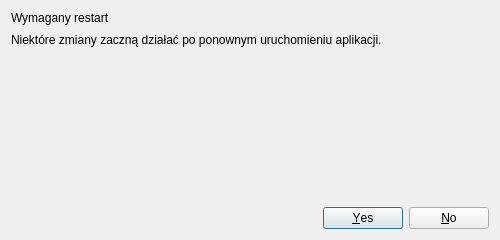
<?xml version="1.0" encoding="UTF-8"?>
<ui version="4.0">
 <class>RestartRequiredDialog</class>
 <widget class="QDialog" name="RestartRequiredDialog">
  <property name="geometry"><rect><x>0</x><y>0</y><width>500</width><height>240</height></rect></property>
  <property name="windowTitle"><string>PySkryptor</string></property>
  <layout class="QVBoxLayout" name="verticalLayout">
   <property name="spacing"><number>8</number></property>
   <item><widget class="QLabel" name="headerLabel"><property name="text"><string>Wymagany restart</string></property><property name="wordWrap"><bool>true</bool></property></widget></item>
   <item><widget class="QLabel" name="messageLabel"><property name="text"><string>Niektóre zmiany zaczną działać po ponownym uruchomieniu aplikacji.</string></property><property name="wordWrap"><bool>true</bool></property></widget></item>
   <item><spacer name="verticalSpacer"><property name="orientation"><enum>Qt::Vertical</enum></property><property name="sizeHint" stdset="0"><size><width>20</width><height>40</height></size></property></spacer></item>
   <item><widget class="QDialogButtonBox" name="buttonBox"><property name="standardButtons"><set>QDialogButtonBox::Yes|QDialogButtonBox::No</set></property></widget></item>
  </layout>
 </widget>
 <resources/>
 <connections/>
</ui>
